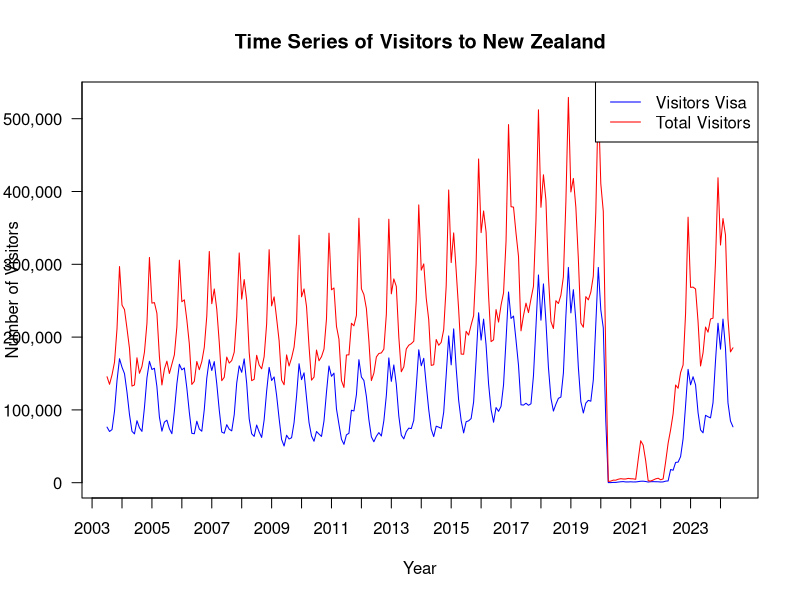
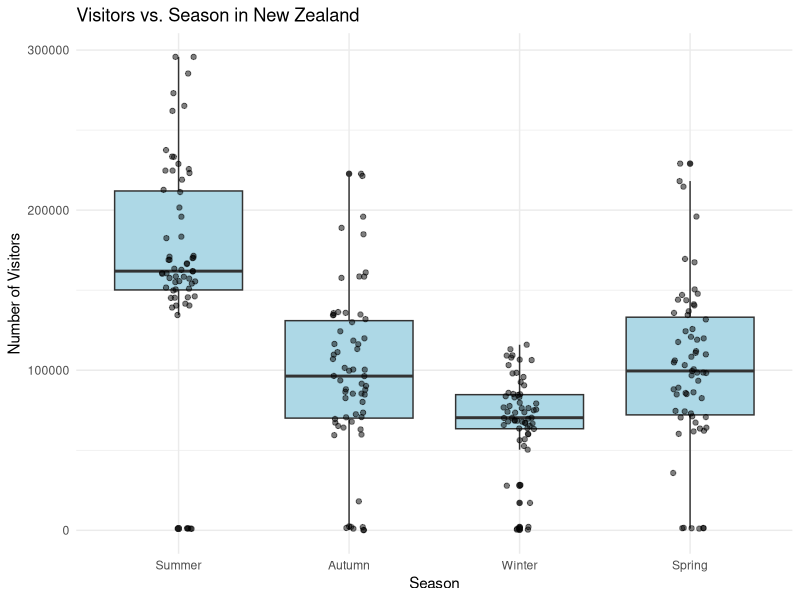
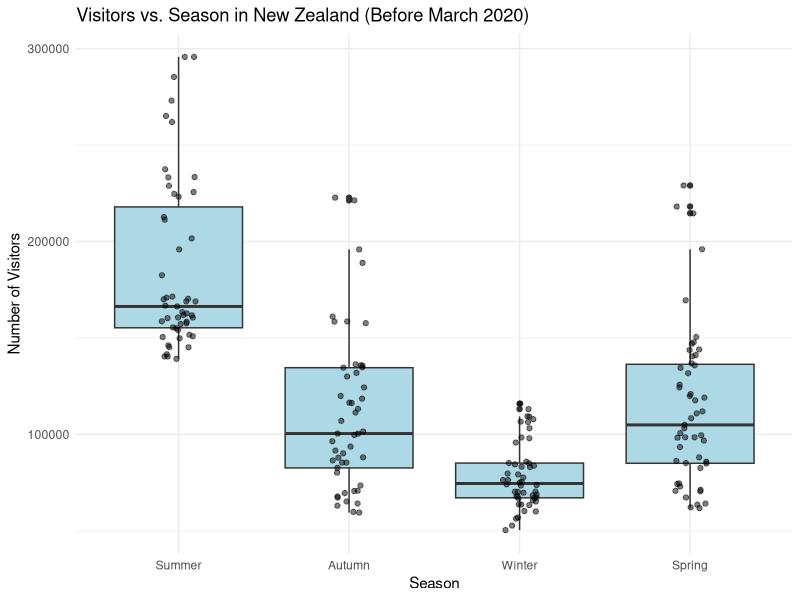

The R script that drew these images, in order:
options(scipen = 999)

library(ggplot2)

ts_df <- read.csv('Timespan.csv')

colnames(ts_df)[1] <- "Year Month"
colnames(ts_df) <- ts_df[1, ]
ts_df <- ts_df[-1, ]

ts_df_total <- ts_df[, -c(2:64)]

colnames(ts_df_total)[1] <- "Year_Month"

ts_df_total$`Year_Month` <- as.character(ts_df_total$`Year_Month`)

ts_df_total$Year <- as.numeric(substr(ts_df_total$`Year_Month`, 1, 4))
ts_df_total$Month <- as.numeric(substr(ts_df_total$`Year_Month`, 6, 7))

ts_df_total$`Year Month` <- as.Date(paste(ts_df_total$Year, ts_df_total$Month, "01", sep = "-"), format = "%Y-%m-%d")

ts_df_total$Visitor <- as.numeric(ts_df_total$Visitor)
ts_df_total$TOTAL <- as.numeric(ts_df_total$TOTAL)

start_year <- 2003
start_month <- 7
ts_visitor <- ts(ts_df_total$Visitor, start = c(start_year, start_month), frequency = 12)
ts_total <- ts(ts_df_total$TOTAL, start = c(start_year, start_month), frequency = 12)

# ts plot
plot(ts_visitor, col = "blue", ylim = range(c(ts_visitor, ts_total)),
     ylab = "Number of Visitors", xlab = "Year", main = "Time Series of Visitors to New Zealand",
     xaxt = "n", yaxt = "n")

axis(2, at = pretty(range(c(ts_visitor, ts_total))),
     labels = format(pretty(range(c(ts_visitor, ts_total))), big.mark = ","), las = 1)

years <- seq(start_year, 2024, by = 1)
axis(1, at = years, labels = years)

lines(ts_total, col = "red")
legend("topright", legend = c("Visitors Visa", "Total Visitors"),
       col = c("blue", "red"), lty = 1)

#recovery percentage

ts_df_total$Visitor <- as.numeric(ts_df_total$Visitor)
annual_visitors <- aggregate(Visitor ~ Year, data = ts_df_total, sum)
annual_visitors_sorted <- annual_visitors[order(-annual_visitors$Visitor), ]
print(annual_visitors_sorted)

visitors_2018 <- annual_visitors[annual_visitors$Year == 2018, "Visitor"]
visitors_2023 <- annual_visitors[annual_visitors$Year == 2023, "Visitor"]
recovery_rate <- (visitors_2023 / visitors_2018) * 100
recovery_rate

# lm on season (whole time span)
get_season <- function(month) {
  if (month %in% c(12, 1, 2)) {
    return("Summer")
  } else if (month %in% c(3, 4, 5)) {
    return("Autumn")
  } else if (month %in% c(6, 7, 8)) {
    return("Winter")
  } else {
    return("Spring")
  }
}

ts_df_total$Season <- sapply(ts_df_total$Month, get_season)

ts_df_total$Season <- factor(ts_df_total$Season, levels = c("Summer", "Autumn", "Winter", "Spring"))

visitor_lm <- lm(Visitor ~ Season, data = ts_df_total)

summary(visitor_lm)

ggplot(ts_df_total, aes(x = Season, y = Visitor)) +
  geom_boxplot(fill = "lightblue") + 
  geom_point(position = position_jitter(width = 0.1), alpha = 0.5) +  
  geom_smooth(method = "lm", se = FALSE, col = "red") + 
  labs(title = "Visitors vs. Season in New Zealand",
       x = "Season",
       y = "Number of Visitors") +
  theme_minimal()


##lm prior covid
ts_df_filtered <- subset(ts_df_total, `Year Month` <= as.Date("2020-03-01"))
ts_df_filtered$Season <- sapply(ts_df_filtered$Month, get_season)


ts_df_filtered$Season <- factor(ts_df_filtered$Season, levels = c("Summer", "Autumn", "Winter", "Spring"))

visitor_lm_filtered <- lm(Visitor ~ Season, data = ts_df_filtered)

summary(visitor_lm_filtered)

ggplot(ts_df_filtered, aes(x = Season, y = Visitor)) +
  geom_boxplot(fill = "lightblue") +  
  geom_point(position = position_jitter(width = 0.1), alpha = 0.5) +  
  geom_smooth(method = "lm", se = FALSE, col = "red") +  
  labs(title = "Visitors vs. Season in New Zealand (Before March 2020)",
       x = "Season",
       y = "Number of Visitors") +
  theme_minimal()
